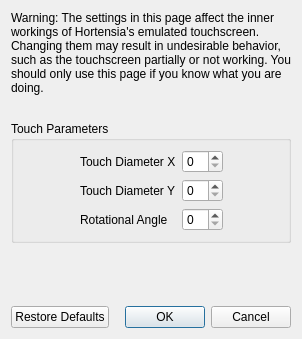
<?xml version="1.0" encoding="UTF-8"?>
<ui version="4.0">
 <class>ConfigureTouchscreenAdvanced</class>
 <widget class="QDialog" name="ConfigureTouchscreenAdvanced">
  <property name="geometry">
   <rect>
    <x>0</x>
    <y>0</y>
    <width>298</width>
    <height>339</height>
   </rect>
  </property>
  <property name="windowTitle">
   <string>Configure Touchscreen</string>
  </property>
  <layout class="QVBoxLayout" name="verticalLayout">
   <item>
    <widget class="QLabel" name="label_2">
     <property name="minimumSize">
      <size>
       <width>280</width>
       <height>0</height>
      </size>
     </property>
     <property name="text">
      <string>Warning: The settings in this page affect the inner workings of Hortensia's emulated touchscreen. Changing them may result in undesirable behavior, such as the touchscreen partially or not working. You should only use this page if you know what you are doing.</string>
     </property>
     <property name="wordWrap">
      <bool>true</bool>
     </property>
    </widget>
   </item>
   <item>
    <spacer name="verticalSpacer_2">
     <property name="orientation">
      <enum>Qt::Vertical</enum>
     </property>
     <property name="sizeType">
      <enum>QSizePolicy::Fixed</enum>
     </property>
     <property name="sizeHint" stdset="0">
      <size>
       <width>20</width>
       <height>20</height>
      </size>
     </property>
    </spacer>
   </item>
   <item>
    <widget class="QGroupBox" name="gridGroupBox">
     <property name="title">
      <string>Touch Parameters</string>
     </property>
     <layout class="QGridLayout" name="gridLayout">
      <item row="0" column="0">
       <spacer name="horizontalSpacer">
        <property name="orientation">
         <enum>Qt::Horizontal</enum>
        </property>
        <property name="sizeHint" stdset="0">
         <size>
          <width>40</width>
          <height>20</height>
         </size>
        </property>
       </spacer>
      </item>
      <item row="1" column="1">
       <widget class="QLabel" name="label_4">
        <property name="text">
         <string>Touch Diameter Y</string>
        </property>
       </widget>
      </item>
      <item row="0" column="3">
       <spacer name="horizontalSpacer_2">
        <property name="orientation">
         <enum>Qt::Horizontal</enum>
        </property>
        <property name="sizeHint" stdset="0">
         <size>
          <width>40</width>
          <height>20</height>
         </size>
        </property>
       </spacer>
      </item>
      <item row="0" column="1">
       <widget class="QLabel" name="label_3">
        <property name="text">
         <string>Touch Diameter X</string>
        </property>
       </widget>
      </item>
      <item row="2" column="1">
       <widget class="QLabel" name="label_5">
        <property name="text">
         <string>Rotational Angle</string>
        </property>
       </widget>
      </item>
      <item row="0" column="2">
       <widget class="QSpinBox" name="diameter_x_box"/>
      </item>
      <item row="1" column="2">
       <widget class="QSpinBox" name="diameter_y_box"/>
      </item>
      <item row="2" column="2">
       <widget class="QSpinBox" name="angle_box"/>
      </item>
     </layout>
    </widget>
   </item>
   <item>
    <spacer name="verticalSpacer">
     <property name="orientation">
      <enum>Qt::Vertical</enum>
     </property>
     <property name="sizeHint" stdset="0">
      <size>
       <width>20</width>
       <height>40</height>
      </size>
     </property>
    </spacer>
   </item>
   <item>
    <layout class="QHBoxLayout" name="horizontalLayout">
     <item>
      <widget class="QPushButton" name="restore_defaults_button">
       <property name="text">
        <string>Restore Defaults</string>
       </property>
      </widget>
     </item>
     <item>
      <widget class="QDialogButtonBox" name="buttonBox">
       <property name="standardButtons">
        <set>QDialogButtonBox::Cancel|QDialogButtonBox::Ok</set>
       </property>
      </widget>
     </item>
    </layout>
   </item>
  </layout>
 </widget>
 <resources/>
 <connections>
  <connection>
   <sender>buttonBox</sender>
   <signal>accepted()</signal>
   <receiver>ConfigureTouchscreenAdvanced</receiver>
   <slot>accept()</slot>
  </connection>
  <connection>
   <sender>buttonBox</sender>
   <signal>rejected()</signal>
   <receiver>ConfigureTouchscreenAdvanced</receiver>
   <slot>reject()</slot>
   </connection>
 </connections>
</ui>
